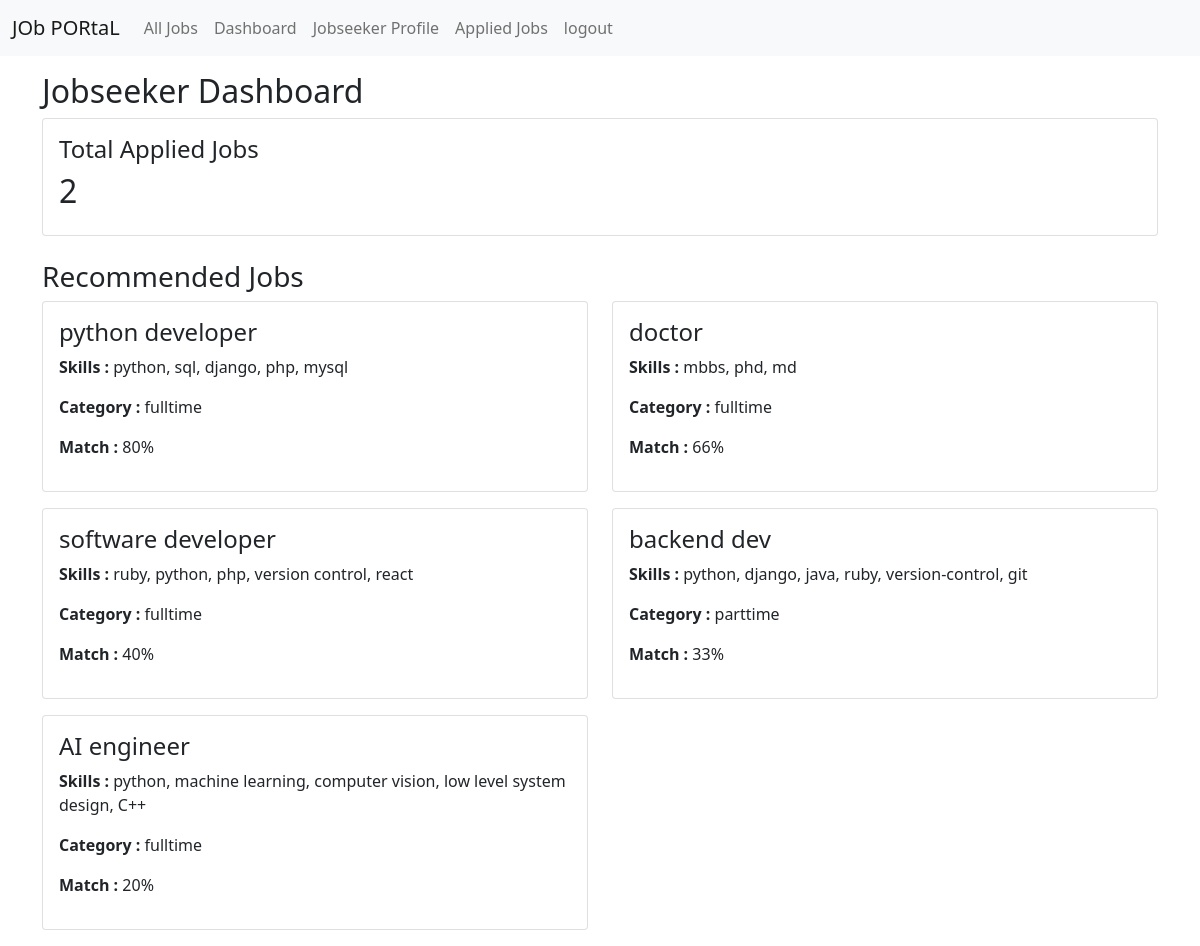
/jobseeker-dashboard/ (signed in), run on an earlier commit of the app's database.
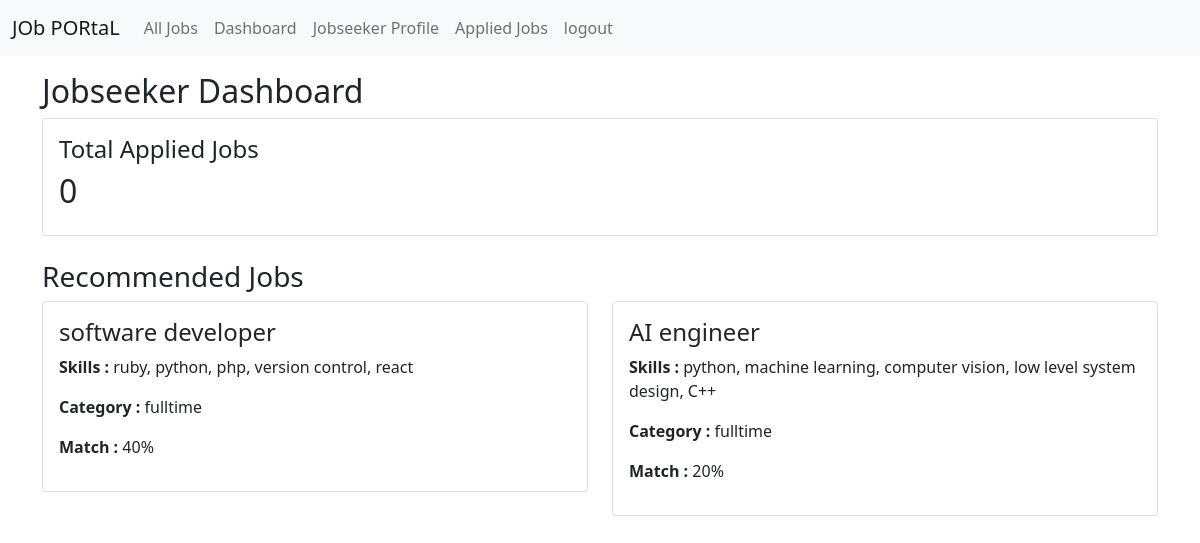
And on a later commit of the database.
### prac_app/models.py (models this page shows, shortened)
class Job(models.Model):
    CATEGORY = (
        ('remote', 'Remote'),
        ('fulltime', 'Full Time'),
        ('parttime', 'Part Time'),
        ('internship', 'Internship'),
    )
    recruiter = models.ForeignKey(
        RecruiterProfile,
        on_delete=models.CASCADE
    )
    title = models.CharField(max_length=300)
    number_of_openings = models.PositiveIntegerField()
    category = models.CharField(
        max_length=100,
        choices=CATEGORY
    )
    job_description = models.TextField()
    skills_set = models.TextField(
        help_text="Example: Python, Django, React"
    )
    created_at = models.DateTimeField(
        auto_now_add=True
    )
    updated_at = models.DateTimeField(
        auto_now=True
    )

### prac_app/views.py (the view)
# urls.py: path('jobseeker-dashboard/',jobseeker_dashboard,name='jobseeker_dashboard'),
@login_required
def jobseeker_dashboard(request):
    if request.user.user_type!='jobseeker':
        return redirect('login_page')
    seeker_profile=get_object_or_404(
        JobSeekerProfile,user=request.user
    )
    total_applied_jobs = JobApplication.objects.filter(
        applicant=seeker_profile
    ).count()
    jobs = Job.objects.all()
    matched_jobs=[]
    user_skills = []
    for skill in seeker_profile.skills.lower().split(','):
        user_skills.append(skill.strip())
    for job in jobs:
        job_skills=[]
        for skill in job.skills_set.lower().split(','):
            job_skills.append(skill.strip())
        total_skill = len(job_skills)
        matched_skill = 0
        for user_skill in user_skills:
            if user_skill.strip() in job_skills:
                matched_skill+=1
        if matched_skill>0:
            job.match_percentage=int(
            (matched_skill/total_skill)*100
            )
            matched_jobs.append(job)
    matched_jobs = sorted(
        matched_jobs,
        key=lambda x:x.match_percentage,
        reverse=True
    )
    context={
        'total_applied_jobs' : total_applied_jobs,
        'matched_jobs' : matched_jobs[:5]
    }
    return render(request,'dashboard/jobseeker-dashboard.html',context)

### prac_app/templates/dashboard/jobseeker-dashboard.html
{% extends 'master/base.html' %}
{% block content %}
<h2>Jobseeker Dashboard</h2>
<div class="card p-3 mb-4">
    <h4>Total Applied Jobs</h4>
    <h2>{{total_applied_jobs}}</h2>
</div>
<h3>Recommended Jobs</h3>
<div class="row">
    {% for job in matched_jobs  %}
    <div class="col-md-6 mb-3">
        <div class="card">
            <div class="card-body">
                <h4>{{job.title}}</h4>
                <p><strong>Skills : </strong>
                {{job.skills_set}}
                </p>
                <p><strong>Category : </strong>
                {{job.category}}
                </p>
                <p><strong>Match : </strong>
                {{job.match_percentage}}%
                </p>
            </div>
        </div>
    </div>
        {% empty %}
    <h5>No Recommended Jobs</h5>
    {% endfor %}
</div>
{% endblock content %}

What changed in the data, as far as the page shows it:
removed Job: title "python developer", skills_set "python, sql, django, php, mysql", category "fulltime", match_percentage "80"
removed Job: title "doctor", skills_set "mbbs, phd, md", category "fulltime", match_percentage "66"
removed Job: title "backend dev", skills_set "python, django, java, ruby, version-control, git", category "parttime", match_percentage "33"
Also different on the page:
{{ total_applied_jobs }}: "2" → "0"
